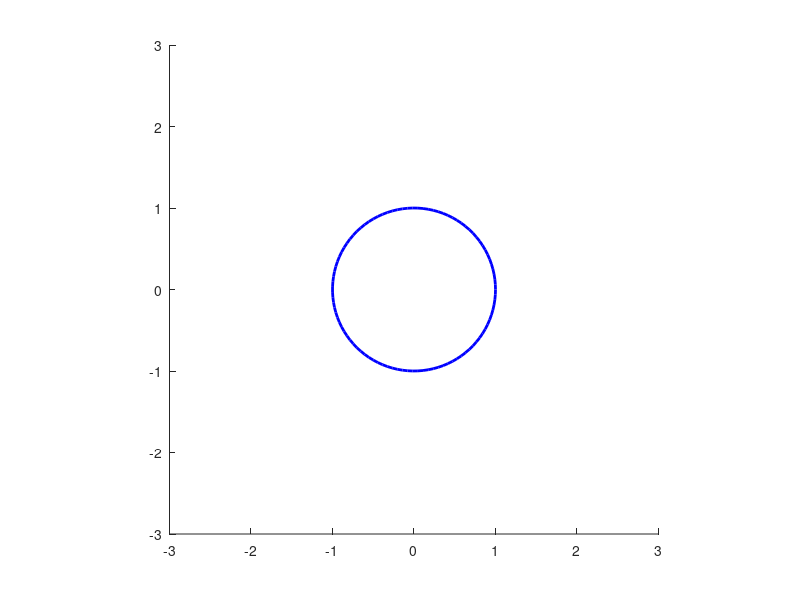

Recreate this plot in MATLAB. (Note: this script raises an error after producing the figure.)
addpath('utilities/arrow');                                                 % add path of arrow plotting function
Cond = zeros(1,30);                                                         % allocate memory

%% estimate random phase angles for condition one (3 trials 10 Sample points)
for i = 1:1:30
  comp = NaN;
  while(isnan(comp))
    comp = complex(randi([-9 9]), randi([-9 9]));
  end
  Cond(i) = comp/abs(comp);
end

Cond1 = reshape(Cond, 3,10);

%% estimate random phase angles for condition two (3 trials 10 Sample points)
for i = 1:1:30
  comp = NaN;
  while(isnan(comp))
    comp = complex(randi([-9 9]), randi([-9 9]));
  end
  Cond(i) = comp/abs(comp);
end

Cond2 = reshape(Cond, 3,10);

%% estimate random phase angles for condition three (3 trials 10 Sample points)
for i = 1:1:30
  comp = NaN;
  while(isnan(comp))
    comp = complex(randi([-9 9]), randi([-9 9]));
  end
  Cond(i) = comp/abs(comp);
end

Cond3 = reshape(Cond, 3,10);

%% Combine data of the three conditions into one dataset
CatCond = [Cond1; Cond2; Cond3];

%% Estimation of ITPC values for all conditions and the combined condition
ITPC(1,:) = abs(sum(Cond1, 1))/size(Cond1,1);
ITPC(2,:) = abs(sum(Cond2, 1))/size(Cond2,1);
ITPC(3,:) = abs(sum(Cond3, 1))/size(Cond3,1);
ITPC(4,:) = abs(sum(CatCond, 1))/size(CatCond,1);

%% Average ITPC values over timepoints (one value per condition)
meanITPC = zeros(4,1);

for i = 1:1:4
  meanITPC(i) = mean(ITPC(i,:));
end

%% Explanation %%%%%%%%%%%%%%%%%%%%%%%%%%%%%%%%%%%%%%%%%%%%%%%%%%%%%%%%%%%%
%
% If you compare the results of the element meanITPC, you will see the
% relation:
%
% meanITPC(4) ~= (meanITPC(1)+meanITPC(2)+meanITPC(3))/3
%
% This fact will be illustrated with the following figure.
%
%%%%%%%%%%%%%%%%%%%%%%%%%%%%%%%%%%%%%%%%%%%%%%%%%%%%%%%%%%%%%%%%%%%%%%%%%%%

%% consider only the values at timepoint 1, estimate the resulting phase vector
ITPCvector(1,1) = sum(Cond1(:,1))/3;
ITPCvector(2,1) = sum(Cond2(:,1))/3;
ITPCvector(3,1) = sum(Cond3(:,1))/3;

%% draw a circle with radius 1
clf;
[~] = viscircles([0,0],1,'Color','b');
hold on;

%% estimate all vector endpoints and prepare the axis properties
v1end = [real(ITPCvector(1)), imag(ITPCvector(1))];
v2end = v1end + [real(ITPCvector(2)), imag(ITPCvector(2))];
v3end = v2end + [real(ITPCvector(3)), imag(ITPCvector(3))];

abs1end = [0 ITPC(1,1)];
abs2end = abs1end + [0 ITPC(2,1)];
abs3end = abs2end + [0 ITPC(3,1)];

maxVal = max(ceil(abs([v3end v2end v1end abs3end]))) + 1;

f = figure(1);
axis([-maxVal maxVal -maxVal maxVal]);
axis square;
f.Units = 'normalized';
f.OuterPosition = [0 0 1 1];

%% illustrate the estimation of the ITPC value for the combined condition
arrow([0 0], v1end);
arrow(v1end, v2end);
arrow(v2end, v3end);
arrow([0 0], v3end);
a1 = arrow([0 0], v3end/3, 'Color', 'g');

text(0, -maxVal+0.5, num2str(norm(v3end/3)), 'Color', 'g');

%% illustrate the estimation of averaged ITPC value over conditions
arrow([0 0], abs1end);
arrow(abs1end, abs2end);
arrow(abs2end, abs3end);
arrow([0 0], abs3end);
a2 = arrow([0 0], abs3end/3, 'Color', 'r');

text(-maxVal+0.5, 0, num2str(norm(abs3end/3)), 'Color', 'r');

legend([a1 a2], 'ITPC value of a combined condition (concatenate trials prior ITPC estimation)', ...
                'mean ITPC value (estimate average of the ITPC values over conditions of interest');

title('Estimation of ITPC');

clear comp Cond i v1end v2end v3end abs1end abs2end abs3end maxVal f a1 a2
